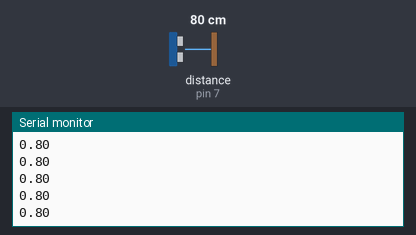
Simulated run of this sketch. Board: Arduino Uno, built with avr-gcc and run on an emulated ATmega328P. Parts: the last lines printed to the serial monitor. Wiring (from diagram.json): ultrasonic range finder: trigger pin 8; echo pin 7. The test bench sets the inputs (shaded band); at power-on: distance to the obstacle (sensor on pin 7) 80 cm. The echo pulse lasts 58.3 µs per cm.

Above: at 1.2 s.
1.3 s: distance to the obstacle (sensor on pin 7) set to 2 cm
At 1.35 s:
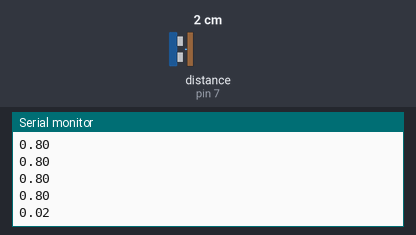
2.8 s: distance to the obstacle (sensor on pin 7) set to 4 cm
At 2.83 s:
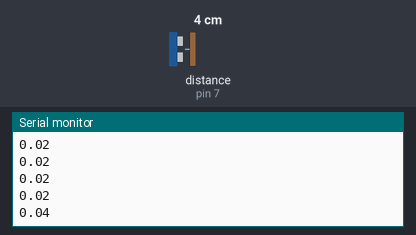
Timing chart, 0 to 5.8 s (numbered marks = the images above; inputs shaded):
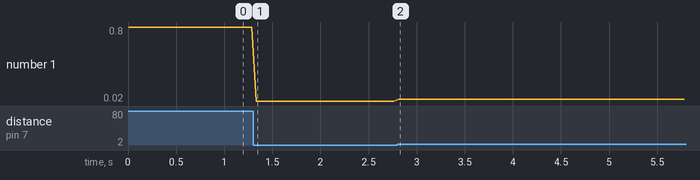

The sketch:

sonar.ino
```cpp
const int trigPin = 8;
const int echoPin = 7;

/* Supposing to run this test
   in an environment with 20 °C
  ì https://en.wikipedia.org/wiki/Speed_of_sound
   */

const float speed = 343.21; // Speed of sound at 20 celsius

void setup()
{
  Serial.begin(115200);
  pinMode(trigPin, OUTPUT);
  pinMode(echoPin, INPUT);
}

float getDistance()
{
  /* Triggering stage: sending the impulse */

  digitalWrite(trigPin, LOW);
  delayMicroseconds(3);
  digitalWrite(trigPin, HIGH);
  delayMicroseconds(5);
  digitalWrite(trigPin, LOW);

  /* Receiving the echo */

  float tUS = pulseIn(echoPin, HIGH);
  float t = tUS / 1000.0 / 1000.0 / 2;
  float d = t * speed;
  return d;
}

void loop()
{
  float d = getDistance();
  Serial.println(d);
  delay(50);
}
```

Measured:
- after the input at 1.3 s, the serial monitor: prints a new line at once (image 1)
- after the input at 2.8 s, the serial monitor: prints a new line at once (image 2)
- plotted number 1: 0.8 → 0.02 after the input at 1.3 s, 0.02 → 0.04 after the input at 2.8 s
